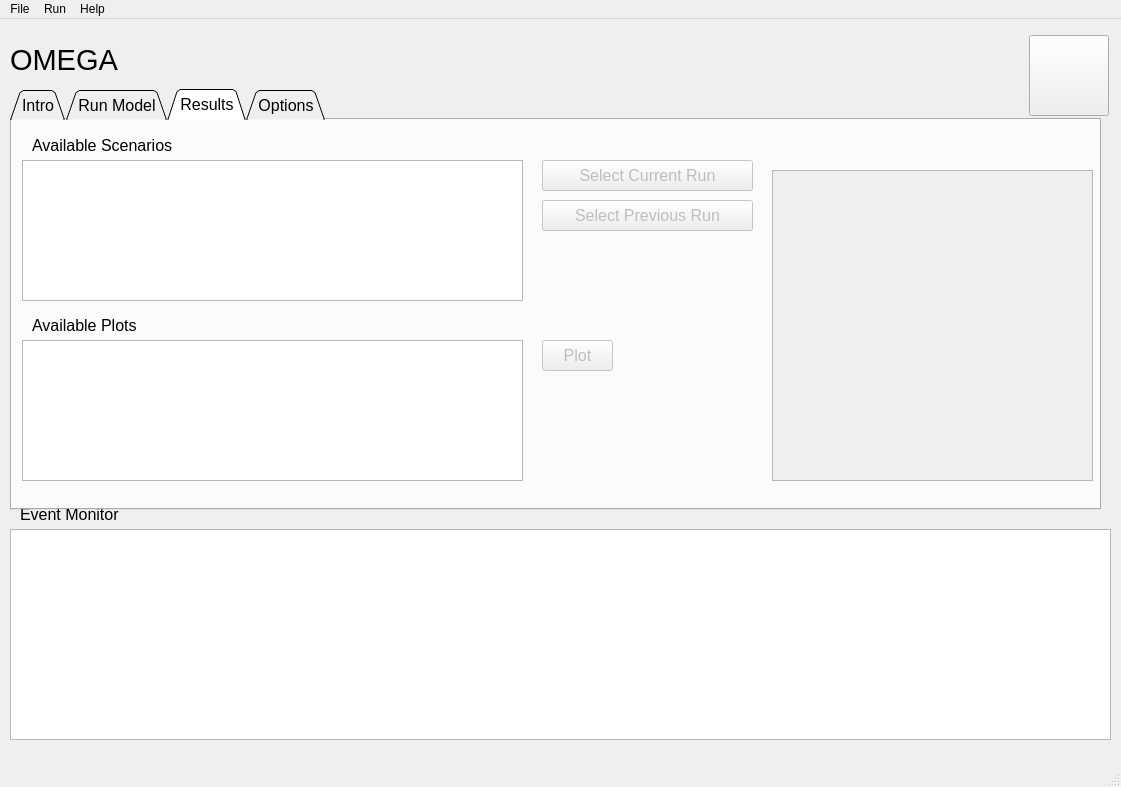
<?xml version="1.0" encoding="UTF-8"?>
<ui version="4.0">
 <class>main_window</class>
 <widget class="QMainWindow" name="main_window">
  <property name="geometry">
   <rect>
    <x>0</x>
    <y>0</y>
    <width>1121</width>
    <height>787</height>
   </rect>
  </property>
  <property name="sizePolicy">
   <sizepolicy hsizetype="Preferred" vsizetype="Preferred">
    <horstretch>0</horstretch>
    <verstretch>0</verstretch>
   </sizepolicy>
  </property>
  <property name="windowTitle">
   <string>MainWindow</string>
  </property>
  <property name="styleSheet">
   <string notr="true"/>
  </property>
  <widget class="QWidget" name="centralwidget">
   <widget class="QTabWidget" name="tab_select">
    <property name="enabled">
     <bool>true</bool>
    </property>
    <property name="geometry">
     <rect>
      <x>10</x>
      <y>70</y>
      <width>1091</width>
      <height>421</height>
     </rect>
    </property>
    <property name="font">
     <font>
      <family>Arial</family>
      <pointsize>12</pointsize>
      <weight>50</weight>
      <bold>false</bold>
     </font>
    </property>
    <property name="toolTip">
     <string/>
    </property>
    <property name="styleSheet">
     <string notr="true"/>
    </property>
    <property name="tabPosition">
     <enum>QTabWidget::North</enum>
    </property>
    <property name="tabShape">
     <enum>QTabWidget::Triangular</enum>
    </property>
    <property name="currentIndex">
     <number>2</number>
    </property>
    <property name="iconSize">
     <size>
      <width>16</width>
      <height>16</height>
     </size>
    </property>
    <property name="tabBarAutoHide">
     <bool>false</bool>
    </property>
    <widget class="QWidget" name="intro_tab">
     <attribute name="title">
      <string>Intro</string>
     </attribute>
     <widget class="QLabel" name="intro_text_1">
      <property name="geometry">
       <rect>
        <x>16</x>
        <y>22</y>
        <width>751</width>
        <height>431</height>
       </rect>
      </property>
      <property name="text">
       <string/>
      </property>
      <property name="scaledContents">
       <bool>true</bool>
      </property>
      <property name="alignment">
       <set>Qt::AlignLeading|Qt::AlignLeft|Qt::AlignTop</set>
      </property>
      <property name="wordWrap">
       <bool>true</bool>
      </property>
     </widget>
     <widget class="QLabel" name="intro_label">
      <property name="geometry">
       <rect>
        <x>20</x>
        <y>20</y>
        <width>1041</width>
        <height>341</height>
       </rect>
      </property>
      <property name="font">
       <font>
        <family>Arial</family>
        <pointsize>12</pointsize>
        <weight>50</weight>
        <bold>false</bold>
       </font>
      </property>
      <property name="text">
       <string>&lt;html&gt;&lt;head/&gt;&lt;body&gt;&lt;p&gt;&lt;span style=&quot; font-size:12pt;&quot;&gt;The OMEGA model has been developed by EPA to evaluate policies for reducing greenhouse gas (GHG) emissions from light duty vehicles. Like the prior releases, this latest version is intended primarily to be used as a tool to support regulatory development by providing estimates of the effects of policy alternatives under consideration. These effects include the costs associated with emissions-reducing technologies and the monetized effects normally included in a societal benefit-cost analysis, as well as physical effects that include emissions quantities, fuel consumption, and vehicle stock and usage. In developing this OMEGA version 2.0, our goal was to improve modularity, transparency, and flexibility so that stakeholders can more easily review the model, conduct independent analyses, and potentially adapt the model to meet their own needs.&lt;/span&gt;&lt;/p&gt;&lt;p&gt;&lt;span style=&quot; font-size:12pt;&quot;&gt;For more details, see the following links:&lt;/span&gt;&lt;/p&gt;&lt;p&gt;&lt;a href=&quot;https://github.com/USEPA/EPA_OMEGA_Model/tree/2.0.1&quot;&gt;&lt;span style=&quot; font-size:12pt; text-decoration: underline; color:#ffffff;&quot;&gt;Source Code&lt;/span&gt;&lt;/a&gt;&lt;/p&gt;&lt;p&gt;&lt;a href=&quot;https://omega2.readthedocs.io/en/2.0.1/&quot;&gt;&lt;span style=&quot; font-size:12pt; text-decoration: underline; color:#ffffff;&quot;&gt;Documentation&lt;/span&gt;&lt;/a&gt;&lt;/p&gt;&lt;/body&gt;&lt;/html&gt;</string>
      </property>
      <property name="alignment">
       <set>Qt::AlignLeading|Qt::AlignLeft|Qt::AlignVCenter</set>
      </property>
      <property name="wordWrap">
       <bool>true</bool>
      </property>
      <property name="openExternalLinks">
       <bool>true</bool>
      </property>
     </widget>
    </widget>
    <widget class="QWidget" name="run_model_tab">
     <attribute name="title">
      <string>Run Model</string>
     </attribute>
     <widget class="QLabel" name="input_batch_file_1_label">
      <property name="geometry">
       <rect>
        <x>10</x>
        <y>10</y>
        <width>581</width>
        <height>31</height>
       </rect>
      </property>
      <property name="font">
       <font>
        <family>Arial</family>
        <pointsize>12</pointsize>
        <weight>50</weight>
        <bold>false</bold>
       </font>
      </property>
      <property name="text">
       <string>Input Batch File</string>
      </property>
     </widget>
     <widget class="QTextEdit" name="input_batch_file_1_result">
      <property name="geometry">
       <rect>
        <x>10</x>
        <y>41</y>
        <width>1079</width>
        <height>51</height>
       </rect>
      </property>
      <property name="sizePolicy">
       <sizepolicy hsizetype="Expanding" vsizetype="Expanding">
        <horstretch>0</horstretch>
        <verstretch>0</verstretch>
       </sizepolicy>
      </property>
      <property name="font">
       <font>
        <family>Consolas</family>
        <pointsize>10</pointsize>
        <weight>50</weight>
        <bold>false</bold>
       </font>
      </property>
      <property name="toolTip">
       <string>Load Input Batch File</string>
      </property>
      <property name="placeholderText">
       <string>Load Input Batch File ...</string>
      </property>
     </widget>
     <widget class="QLabel" name="output_batch_directory_1_label">
      <property name="geometry">
       <rect>
        <x>10</x>
        <y>110</y>
        <width>531</width>
        <height>31</height>
       </rect>
      </property>
      <property name="font">
       <font>
        <family>Arial</family>
        <pointsize>12</pointsize>
        <weight>50</weight>
        <bold>false</bold>
       </font>
      </property>
      <property name="text">
       <string>Output Batch Directory</string>
      </property>
     </widget>
     <widget class="QTextEdit" name="output_batch_directory_1_result">
      <property name="geometry">
       <rect>
        <x>10</x>
        <y>141</y>
        <width>1079</width>
        <height>51</height>
       </rect>
      </property>
      <property name="font">
       <font>
        <family>Consolas</family>
        <pointsize>10</pointsize>
        <weight>50</weight>
        <bold>false</bold>
       </font>
      </property>
      <property name="toolTip">
       <string>Select Output Batch Directory</string>
      </property>
      <property name="placeholderText">
       <string>Select Output Batch Directory ...</string>
      </property>
     </widget>
     <widget class="QPushButton" name="select_output_batch_directory_button">
      <property name="geometry">
       <rect>
        <x>1041</x>
        <y>144</y>
        <width>45</width>
        <height>45</height>
       </rect>
      </property>
      <property name="font">
       <font>
        <family>Arial</family>
        <pointsize>24</pointsize>
        <weight>75</weight>
        <bold>true</bold>
       </font>
      </property>
      <property name="toolTip">
       <string>Selects a new OMEGA Output Batch Directory</string>
      </property>
      <property name="text">
       <string/>
      </property>
      <property name="iconSize">
       <size>
        <width>35</width>
        <height>35</height>
       </size>
      </property>
     </widget>
     <widget class="QPushButton" name="select_input_batch_file_button">
      <property name="enabled">
       <bool>true</bool>
      </property>
      <property name="geometry">
       <rect>
        <x>1041</x>
        <y>44</y>
        <width>45</width>
        <height>45</height>
       </rect>
      </property>
      <property name="font">
       <font>
        <family>Arial</family>
        <pointsize>24</pointsize>
        <weight>75</weight>
        <bold>true</bold>
       </font>
      </property>
      <property name="toolTip">
       <string>Selects a new OMEGA Input Batch File</string>
      </property>
      <property name="text">
       <string/>
      </property>
      <property name="iconSize">
       <size>
        <width>35</width>
        <height>35</height>
       </size>
      </property>
     </widget>
     <widget class="QTextEdit" name="project_description">
      <property name="geometry">
       <rect>
        <x>10</x>
        <y>240</y>
        <width>1079</width>
        <height>51</height>
       </rect>
      </property>
      <property name="font">
       <font>
        <family>Consolas</family>
        <pointsize>10</pointsize>
        <weight>50</weight>
        <bold>false</bold>
       </font>
      </property>
      <property name="toolTip">
       <string>Project Description is user free formatted text providing a description of the project and any other useful information</string>
      </property>
      <property name="placeholderText">
       <string>Enter Project Description ...</string>
      </property>
     </widget>
     <widget class="QLabel" name="project_description_1_label">
      <property name="geometry">
       <rect>
        <x>10</x>
        <y>210</y>
        <width>531</width>
        <height>31</height>
       </rect>
      </property>
      <property name="font">
       <font>
        <family>Arial</family>
        <pointsize>12</pointsize>
        <weight>50</weight>
        <bold>false</bold>
       </font>
      </property>
      <property name="text">
       <string>Project Description</string>
      </property>
     </widget>
     <widget class="QPushButton" name="run_model_button">
      <property name="geometry">
       <rect>
        <x>12</x>
        <y>304</y>
        <width>70</width>
        <height>51</height>
       </rect>
      </property>
      <property name="toolTip">
       <string>Run OMEGA Model</string>
      </property>
      <property name="iconSize">
       <size>
        <width>70</width>
        <height>51</height>
       </size>
      </property>
     </widget>
     <widget class="QLabel" name="model_status_label">
      <property name="geometry">
       <rect>
        <x>90</x>
        <y>295</y>
        <width>261</width>
        <height>71</height>
       </rect>
      </property>
      <property name="font">
       <font>
        <family>Consolas</family>
        <pointsize>10</pointsize>
        <weight>50</weight>
        <bold>false</bold>
       </font>
      </property>
      <property name="toolTip">
       <string>Model Status</string>
      </property>
      <property name="text">
       <string/>
      </property>
      <property name="alignment">
       <set>Qt::AlignLeading|Qt::AlignLeft|Qt::AlignVCenter</set>
      </property>
     </widget>
    </widget>
    <widget class="QWidget" name="results_tab">
     <property name="enabled">
      <bool>true</bool>
     </property>
     <attribute name="title">
      <string>Results</string>
     </attribute>
     <widget class="QListWidget" name="list_graphs_1">
      <property name="geometry">
       <rect>
        <x>10</x>
        <y>220</y>
        <width>501</width>
        <height>141</height>
       </rect>
      </property>
     </widget>
     <widget class="QLabel" name="available_plots_1_label_2">
      <property name="geometry">
       <rect>
        <x>20</x>
        <y>190</y>
        <width>481</width>
        <height>31</height>
       </rect>
      </property>
      <property name="font">
       <font>
        <family>Arial</family>
        <pointsize>12</pointsize>
        <weight>50</weight>
        <bold>false</bold>
       </font>
      </property>
      <property name="text">
       <string>Available Plots</string>
      </property>
     </widget>
     <widget class="QPushButton" name="open_plot_2">
      <property name="enabled">
       <bool>false</bool>
      </property>
      <property name="geometry">
       <rect>
        <x>530</x>
        <y>220</y>
        <width>71</width>
        <height>31</height>
       </rect>
      </property>
      <property name="font">
       <font>
        <family>Arial</family>
        <pointsize>12</pointsize>
        <weight>50</weight>
        <bold>false</bold>
       </font>
      </property>
      <property name="toolTip">
       <string>Plots the selected parameters</string>
      </property>
      <property name="text">
       <string>Plot</string>
      </property>
     </widget>
     <widget class="QListWidget" name="list_graphs_2">
      <property name="geometry">
       <rect>
        <x>10</x>
        <y>40</y>
        <width>501</width>
        <height>141</height>
       </rect>
      </property>
     </widget>
     <widget class="QLabel" name="available_plots_1_label_3">
      <property name="geometry">
       <rect>
        <x>20</x>
        <y>10</y>
        <width>471</width>
        <height>31</height>
       </rect>
      </property>
      <property name="font">
       <font>
        <family>Arial</family>
        <pointsize>12</pointsize>
        <weight>50</weight>
        <bold>false</bold>
       </font>
      </property>
      <property name="text">
       <string>Available Scenarios</string>
      </property>
     </widget>
     <widget class="QPushButton" name="select_plot_2">
      <property name="enabled">
       <bool>false</bool>
      </property>
      <property name="geometry">
       <rect>
        <x>530</x>
        <y>80</y>
        <width>211</width>
        <height>31</height>
       </rect>
      </property>
      <property name="font">
       <font>
        <family>Arial</family>
        <pointsize>12</pointsize>
        <weight>50</weight>
        <bold>false</bold>
       </font>
      </property>
      <property name="toolTip">
       <string>Selects previous model run for plotting</string>
      </property>
      <property name="text">
       <string>Select Previous Run</string>
      </property>
     </widget>
     <widget class="QPushButton" name="select_plot_3">
      <property name="enabled">
       <bool>false</bool>
      </property>
      <property name="geometry">
       <rect>
        <x>530</x>
        <y>40</y>
        <width>211</width>
        <height>31</height>
       </rect>
      </property>
      <property name="font">
       <font>
        <family>Arial</family>
        <pointsize>12</pointsize>
        <weight>50</weight>
        <bold>false</bold>
       </font>
      </property>
      <property name="toolTip">
       <string>Selects current model run for plotting</string>
      </property>
      <property name="text">
       <string>Select Current Run</string>
      </property>
      <property name="autoDefault">
       <bool>false</bool>
      </property>
      <property name="flat">
       <bool>false</bool>
      </property>
     </widget>
     <widget class="QScrollArea" name="plot_scroll">
      <property name="geometry">
       <rect>
        <x>760</x>
        <y>50</y>
        <width>321</width>
        <height>311</height>
       </rect>
      </property>
      <property name="sizePolicy">
       <sizepolicy hsizetype="Expanding" vsizetype="Expanding">
        <horstretch>0</horstretch>
        <verstretch>0</verstretch>
       </sizepolicy>
      </property>
      <property name="baseSize">
       <size>
        <width>300</width>
        <height>300</height>
       </size>
      </property>
      <property name="mouseTracking">
       <bool>true</bool>
      </property>
      <property name="verticalScrollBarPolicy">
       <enum>Qt::ScrollBarAsNeeded</enum>
      </property>
      <property name="sizeAdjustPolicy">
       <enum>QAbstractScrollArea::AdjustToContents</enum>
      </property>
      <property name="widgetResizable">
       <bool>false</bool>
      </property>
      <widget class="QWidget" name="scrollAreaWidgetContents">
       <property name="geometry">
        <rect>
         <x>0</x>
         <y>0</y>
         <width>319</width>
         <height>309</height>
        </rect>
       </property>
      </widget>
     </widget>
     <zorder>list_graphs_1</zorder>
     <zorder>available_plots_1_label_2</zorder>
     <zorder>open_plot_2</zorder>
     <zorder>list_graphs_2</zorder>
     <zorder>available_plots_1_label_3</zorder>
     <zorder>select_plot_3</zorder>
     <zorder>select_plot_2</zorder>
     <zorder>plot_scroll</zorder>
    </widget>
    <widget class="QWidget" name="options_tab">
     <attribute name="title">
      <string>Options</string>
     </attribute>
     <widget class="QCheckBox" name="multiprocessor_checkbox">
      <property name="geometry">
       <rect>
        <x>10</x>
        <y>9</y>
        <width>221</width>
        <height>31</height>
       </rect>
      </property>
      <property name="font">
       <font>
        <family>Arial</family>
        <pointsize>12</pointsize>
        <weight>50</weight>
        <bold>false</bold>
       </font>
      </property>
      <property name="toolTip">
       <string>OMEGA Multiprocessor Selection</string>
      </property>
      <property name="text">
       <string>Enable Multiprocessor</string>
      </property>
     </widget>
     <widget class="QPushButton" name="multiprocessor_help_button">
      <property name="geometry">
       <rect>
        <x>240</x>
        <y>10</y>
        <width>211</width>
        <height>31</height>
       </rect>
      </property>
      <property name="font">
       <font>
        <family>Arial</family>
        <pointsize>12</pointsize>
        <weight>50</weight>
        <bold>false</bold>
       </font>
      </property>
      <property name="toolTip">
       <string>Displays Help for Multiprocessor Mode</string>
      </property>
      <property name="styleSheet">
       <string notr="true"/>
      </property>
      <property name="text">
       <string>Multiprocessor Help</string>
      </property>
     </widget>
    </widget>
   </widget>
   <widget class="QLabel" name="main_title_1_label">
    <property name="geometry">
     <rect>
      <x>10</x>
      <y>15</y>
      <width>166</width>
      <height>51</height>
     </rect>
    </property>
    <property name="font">
     <font>
      <family>Arial</family>
      <pointsize>22</pointsize>
     </font>
    </property>
    <property name="text">
     <string>OMEGA</string>
    </property>
    <property name="alignment">
     <set>Qt::AlignLeading|Qt::AlignLeft|Qt::AlignVCenter</set>
    </property>
   </widget>
   <widget class="QTextEdit" name="event_monitor_result">
    <property name="geometry">
     <rect>
      <x>10</x>
      <y>510</y>
      <width>1101</width>
      <height>211</height>
     </rect>
    </property>
    <property name="font">
     <font>
      <family>Consolas</family>
      <pointsize>10</pointsize>
     </font>
    </property>
    <property name="toolTip">
     <string>Event Monitor records ongoing program events</string>
    </property>
   </widget>
   <widget class="QLabel" name="event_monitor_label">
    <property name="geometry">
     <rect>
      <x>20</x>
      <y>480</y>
      <width>191</width>
      <height>31</height>
     </rect>
    </property>
    <property name="font">
     <font>
      <family>Arial</family>
      <pointsize>12</pointsize>
     </font>
    </property>
    <property name="toolTip">
     <string>Event Monitor records ongoing program events</string>
    </property>
    <property name="text">
     <string>Event Monitor</string>
    </property>
   </widget>
   <widget class="QWidget" name="background_widget" native="true">
    <property name="geometry">
     <rect>
      <x>-1</x>
      <y>9</y>
      <width>1131</width>
      <height>731</height>
     </rect>
    </property>
    <property name="toolTip">
     <string/>
    </property>
    <property name="styleSheet">
     <string notr="true"/>
    </property>
    <widget class="QPushButton" name="epa_button">
     <property name="geometry">
      <rect>
       <x>1030</x>
       <y>7</y>
       <width>80</width>
       <height>81</height>
      </rect>
     </property>
     <property name="toolTip">
      <string>Open EPA Website</string>
     </property>
     <property name="text">
      <string/>
     </property>
     <property name="iconSize">
      <size>
       <width>80</width>
       <height>80</height>
      </size>
     </property>
    </widget>
   </widget>
   <zorder>background_widget</zorder>
   <zorder>main_title_1_label</zorder>
   <zorder>event_monitor_result</zorder>
   <zorder>event_monitor_label</zorder>
   <zorder>tab_select</zorder>
  </widget>
  <widget class="QMenuBar" name="menubar">
   <property name="geometry">
    <rect>
     <x>0</x>
     <y>0</y>
     <width>1121</width>
     <height>24</height>
    </rect>
   </property>
   <widget class="QMenu" name="menuMenu1">
    <property name="title">
     <string>File</string>
    </property>
    <addaction name="action_new_file"/>
    <addaction name="action_open_configuration_file"/>
    <addaction name="action_save_configuration_file"/>
    <addaction name="separator"/>
    <addaction name="action_select_input_batch_file"/>
    <addaction name="action_select_output_batch_directory"/>
    <addaction name="separator"/>
    <addaction name="action_exit"/>
   </widget>
   <widget class="QMenu" name="menuHelp">
    <property name="toolTip">
     <string/>
    </property>
    <property name="statusTip">
     <string/>
    </property>
    <property name="title">
     <string>Help</string>
    </property>
    <property name="toolTipsVisible">
     <bool>false</bool>
    </property>
    <addaction name="action_about_omega"/>
    <addaction name="action_documentation"/>
   </widget>
   <widget class="QMenu" name="menuRun">
    <property name="title">
     <string>Run</string>
    </property>
    <addaction name="action_run_model"/>
   </widget>
   <addaction name="menuMenu1"/>
   <addaction name="menuRun"/>
   <addaction name="menuHelp"/>
  </widget>
  <widget class="QStatusBar" name="statusbar">
   <property name="enabled">
    <bool>true</bool>
   </property>
  </widget>
  <action name="action_open_configuration_file">
   <property name="text">
    <string>Open Configuration File</string>
   </property>
   <property name="font">
    <font>
     <family>Arial</family>
    </font>
   </property>
  </action>
  <action name="action_save_configuration_file">
   <property name="text">
    <string>Save Configuration File</string>
   </property>
   <property name="font">
    <font>
     <family>Arial</family>
    </font>
   </property>
  </action>
  <action name="action_select_input_batch_file">
   <property name="text">
    <string>Select Input Batch File</string>
   </property>
   <property name="font">
    <font>
     <family>Arial</family>
    </font>
   </property>
  </action>
  <action name="action_new_file">
   <property name="text">
    <string>New...</string>
   </property>
   <property name="font">
    <font>
     <family>Arial</family>
    </font>
   </property>
  </action>
  <action name="action_about_omega">
   <property name="text">
    <string>About OMEGA</string>
   </property>
   <property name="font">
    <font>
     <family>Arial</family>
    </font>
   </property>
  </action>
  <action name="action_exit">
   <property name="text">
    <string>Exit</string>
   </property>
   <property name="font">
    <font>
     <family>Arial</family>
    </font>
   </property>
  </action>
  <action name="action_select_output_batch_directory">
   <property name="text">
    <string>Select Output Batch Directory</string>
   </property>
   <property name="font">
    <font>
     <family>Arial</family>
    </font>
   </property>
  </action>
  <action name="action_run_model">
   <property name="text">
    <string>Run Model</string>
   </property>
   <property name="font">
    <font>
     <family>Arial</family>
    </font>
   </property>
  </action>
  <action name="action_documentation">
   <property name="text">
    <string>Documentation</string>
   </property>
   <property name="font">
    <font>
     <family>Arial</family>
    </font>
   </property>
  </action>
 </widget>
 <resources/>
 <connections/>
</ui>
